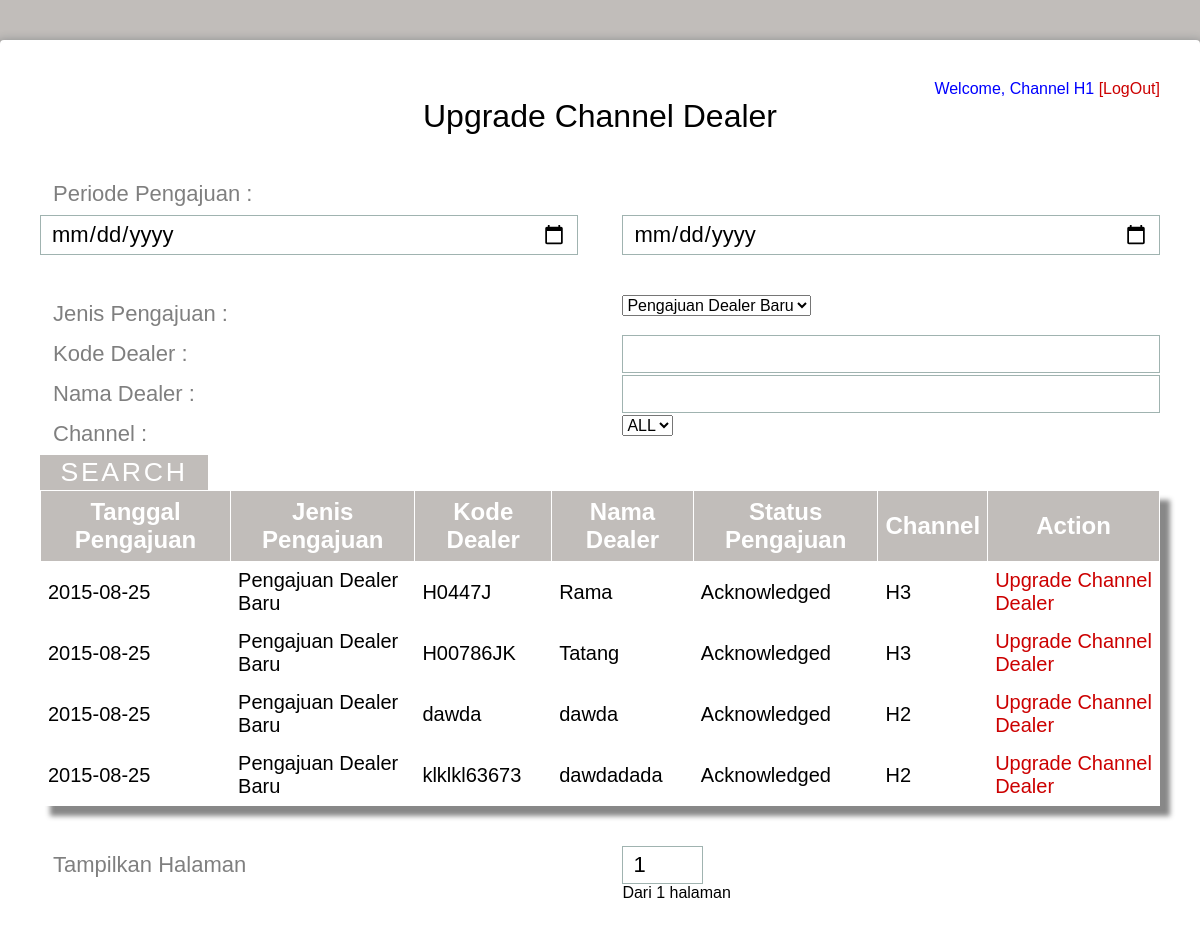
The page /admin_h1/index2.php (signed in) on the database its author committed.
### tables this page shows
CREATE TABLE IF NOT EXISTS `daftar_pengajuan` (
  `id_daftar` int(11) NOT NULL AUTO_INCREMENT,
  `id_admin` int(11) NOT NULL,
  `kode_dealer` varchar(15) NOT NULL,
  `tanggal_pengajuan` date NOT NULL,
  `jenis_pengajuan` varchar(35) NOT NULL,
  `channel` varchar(10) DEFAULT NULL,
  `status_channel` varchar(10) DEFAULT NULL,
  `jam_pengajuan` time NOT NULL,
  `comment_sv` varchar(50) DEFAULT NULL,
  `approval_sv` varchar(30) DEFAULT NULL,
  `nama_sv` varchar(30) NOT NULL,
  `waktu_approval_sv` datetime NOT NULL,
  `comment_manager` varchar(50) DEFAULT NULL,
  `approval_manager` varchar(30) DEFAULT NULL,
  `nama_manager` varchar(30) NOT NULL,
  `waktu_approval_manager` datetime NOT NULL,
  `comment_divhead` varchar(50) DEFAULT NULL,
  `approval_divhead` varchar(30) DEFAULT NULL,
  `nama_divhead` varchar(30) NOT NULL,
  `waktu_approval_divhead` datetime NOT NULL,
  `legalisir_admin` varchar(20) DEFAULT NULL,
  `waktu_legalisir` date NOT NULL,
  `perpanjangan` date DEFAULT NULL,
  PRIMARY KEY (`id_daftar`)
);

CREATE TABLE IF NOT EXISTS `daftar_dealer` (
  `kode_dealer` varchar(15) NOT NULL,
  `nama_dealer` varchar(50) NOT NULL,
  `id_kodepos` int(11) NOT NULL,
  `lokasi` varchar(30) NOT NULL,
  `owner` varchar(30) NOT NULL,
  `kontak` varchar(12) NOT NULL,
  `status_tanah` varchar(30) NOT NULL,
  `akhir_sewa` date DEFAULT NULL,
  `status_dealer` varchar(10) DEFAULT NULL,
  `siop` varchar(50) DEFAULT NULL,
  `tdp` varchar(50) DEFAULT NULL,
  `ktp` varchar(50) DEFAULT NULL,
  `npwp` varchar(50) DEFAULT NULL,
  `ho` varchar(50) DEFAULT NULL,
  `akte` varchar(50) DEFAULT NULL,
  `surat_domisili` varchar(50) DEFAULT NULL,
  `waktucreate` datetime NOT NULL,
  `waktumodify` datetime DEFAULT NULL,
  PRIMARY KEY (`kode_dealer`)
);

### admin_h1/index2.php (the view, shortened to what this page needs)
<?php
if($_SESSION['status']=='admin_h1'){
?>
<!DOCTYPE html>
<html >
  <head>
    <link href='../css/css.css' rel='stylesheet' type='text/css'>
    <link rel="stylesheet" href="css/normalize.css">
    <link rel="stylesheet" href="css/style.css">
  <body>
    <div class="form">
	<div align="right">
	 <a style="color:#00F"> Welcome, <?php echo ($_SESSION['nama']) ?></a>
	  <a href="../login/logout.php" onclick="return confirm('Anda Yakin Logout dari Sistem?')">[LogOut]</a></div>
        <div>
        <div id="pdd">
          <h1>Upgrade Channel Dealer</h1>
          <form id="form-search" method="post">
          <div class="top-row">
            <div class="field-wrap">
              <label>
                Periode Pengajuan :
              </label>
            </div>
              <div class="field-wrap">
                <input type="date" name="date_awal" value=""/>
              </div>
              <div class="field-wrap">
              <input type="date" name="date_akhir" value=""/>
            </div>
          </div>
			<div class="top-row">
          <div class="field-wrap">
            <label>
              Jenis Pengajuan :
            </label>
		  </div>
		  <div class="field-wrap">
            <select name = "jenis_pengajuan">
<option value = "Pengajuan Dealer Baru">Pengajuan Dealer Baru</option>
			</select>
          </div>
		  </div>
          <div class="top-row">
          <div class="field-wrap">
            <label>
              Kode Dealer :
            </label>
		  </div>
		  <div class="field-wrap"><input name="kode_dealer" type="text" value=""/>
          </div>
          </div>
		  <div class="top-row">
          <div class="field-wrap">
            <label>
              Nama Dealer :
            </label>
          </div>
		  <div class="field-wrap">
            <input name="nama_dealer" type="text" value=""/>
          </div>
          </div>
		  <div class="top-row">
          <div class="field-wrap">
            <label>
              Channel :
            </label>
		  </div>
		  <div class="field-wrap">
            <select name = "channel">
															<option value = "">ALL</option>
																									</select>
          </div>
		  </div>
          <button type="submit" class="button button-block"/>Search</button>
          <div class="result">
          <div class="field-wrap">
		  <div class="table" >
                <table>
                    <tr>
                        <td>
                            Tanggal Pengajuan
                        </td>
                        <td >
                            Jenis Pengajuan
                        </td>
                        <td>
                            Kode Dealer
                        </td>
						<td>
                            Nama Dealer
                        </td>
						<td>
                            Status Pengajuan
                        </td>
						<td>
                            Channel
                        </td>
						<td>
                            Action
                        </td>
                    </tr>
                    <?php
					$hasil=mysql_query("select * from daftar_pengajuan a, daftar_dealer b where a.kode_dealer = b.kode_dealer and (a.channel = 'h2' or a.channel = 'h3') and approval_sv = 'Setuju' and approval_manager = 'Setuju' and approval_divhead = 'Setuju' and a.legalisir_admin = 'Complete' and a.jenis_pengajuan = 'Pengajuan Dealer Baru' order by tanggal_pengajuan desc limit 0,10");
					while ($baris = mysql_fetch_array($hasil)){
					echo "
					<tr>
					<td align=center>";echo $baris['tanggal_pengajuan'];echo"</td>
					<td align=center>";echo $baris['jenis_pengajuan'];echo"</td>
					<td align=center>";echo $baris['kode_dealer'];echo"</td>
					<td align=center>";echo $baris['nama_dealer'];echo"</td>
					<td align=center>";if($baris['comment_sv']==null||$baris['approval_sv']==null||$baris['comment_manager']==null||$baris['approval_manager']==null||$baris['comment_divhead']==null||$baris['approval_divhead']==null) echo "In Progress"; else echo "Acknowledged"; echo"</td>
					<td align=center>";echo $baris['channel'];echo"</td>
					<td align=center><a href=upgrade_dealer_h1.php?id="; echo $baris['id_daftar']; echo ">Upgrade Channel Dealer</a></td></tr>";
					}
					$hitung=mysql_query("select * from daftar_pengajuan a, daftar_dealer b where a.kode_dealer = b.kode_dealer and (a.channel = 'h2' or a.channel = 'h3') and approval_sv = 'Setuju' and approval_manager = 'Setuju' and approval_divhead = 'Setuju' and a.legalisir_admin = 'Complete' and a.jenis_pengajuan = 'Pengajuan Dealer Baru' order by tanggal_pengajuan desc");
					$count = 0;
					while ($an = mysql_fetch_array($hitung))
					{
						$count++;
					}
                    ?>
                </table>
            </div>
        </div>
        <div class="top-row" >
          <div class="field-wrap">
          <label>Tampilkan Halaman</label></div>
          <div class="field-wrap">
          <input type="number" style="width:15%" min="1" name="page" max="<?php echo ceil($count/10)?>" value="1" required/><span>Dari <?php echo ceil($count/10) ?> halaman</span>
          </div>
        </div>
        </div>
        </form>
      </div>
</div>
</div>
  </body>
</html>
<?php
}else{
?>
<script>document.location.href="../"</script>
<?php
}
?>

### admin_h1/css/style.css (style rules this page uses)
*, *:before, *:after { box-sizing: border-box; }
html { overflow-y: scroll; }
body { background: #c1bdba; font-family: 'Titillium Web', sans-serif; }
a { text-decoration: none; color: #cc0000; -webkit-transition: .5s ease; transition: .5s ease; }
.form { background: #ffffff; padding: 40px; max-width: 1200px; margin: 40px auto; border-radius: 4px; box-shadow: 0 4px 10px 4px rgba(19, 35, 47, 0.3); }
h1 { text-align: center; color: #000000; font-weight: 300; margin: 0 0 40px; }
label { position: absolute; -webkit-transform: translateY(6px); -ms-transform: translateY(6px); transform: translateY(6px); left: 13px; color: rgba(0, 0, 0, 0.5); -webkit-transition: all 0.25s ease; transition: all 0.25s ease; -webkit-backface-visibility: hidden; pointer-events: none; font-size: 22px; }
input, textarea { font-size: 22px; display: block; width: 100%; height: 100%; padding: 5px 10px; background: none; background-image: none; border: 1px solid #a0b3b0; color: #000000; border-radius: 0; -webkit-transition: border-color .25s ease, box-shadow .25s ease; transition: border-color .25s ease, box-shadow .25s ease; }
.field-wrap { position: relative; margin-bottom: 40px; }
.top-row:after { content: ""; display: table; clear: both; }
.top-row > div { float: left; width: 48%; margin-right: 4%; }
.top-row > div:last-child { margin: 0; }
.button { border: 0; outline: none; border-radius: 0; padding: 2px 0; font-size: 20pt; font-weight: 6; text-transform: uppercase; letter-spacing: .1em; background: #c1bdba; color: #ffffff; -webkit-transition: all 0.5s ease; transition: all 0.5s ease; -webkit-appearance: none; }
.button-block { display: block; width: 15%; }
.table { margin:0px;padding:0px; width:100%; box-shadow: 10px 10px 5px #888888; border:1px solid #ffffff; -moz-border-radius-bottomleft:0px; -webkit-border-bottom-left-radius:0px; border-bottom-left-radius:0px; -moz-border-radius-bottomright:0px; -webkit-border-bottom-right-radius:0px; border-bottom-right-radius:0px; -moz-border-radius-topright:0px; -webkit-border-top-right-radius:0px; border-top-right-radius:0px; -moz-border-radius-topleft:0px; -webkit-border-top-left-radius:0px; border-top-left-radius:0px; }
.table table { border-collapse: collapse; border-spacing: 0; width:100%; height:100%; margin:0px;padding:0px; }
.table tr:last-child td:last-child { -moz-border-radius-bottomright:0px; -webkit-border-bottom-right-radius:0px; border-bottom-right-radius:0px; }
.table table tr:first-child td:first-child { -moz-border-radius-topleft:0px; -webkit-border-top-left-radius:0px; border-top-left-radius:0px; }
.table table tr:first-child td:last-child { -moz-border-radius-topright:0px; -webkit-border-top-right-radius:0px; border-top-right-radius:0px; }
.table tr:last-child td:first-child { -moz-border-radius-bottomleft:0px; -webkit-border-bottom-left-radius:0px; border-bottom-left-radius:0px; }
.table td { vertical-align:middle; background-color:#ffffff; border:1px solid #ffffff; border-width:0px 1px 1px 0px; text-align:left; padding:7px; font-size:20px; font-family:Arial; font-weight:normal; color:#000000; }
.table tr:last-child td { border-width:0px 1px 0px 0px; }
.table tr td:last-child { border-width:0px 0px 1px 0px; }
.table tr:last-child td:last-child { border-width:0px 0px 0px 0px; }
.table tr:first-child td { background:-o-linear-gradient(bottom, #c1bdba 5%, #c1bdba 100%); background:-webkit-gradient( linear, left top, left bottom, color-stop(0.05, #c1bdba), color-stop(1, #c1bdba) ); background:-moz-linear-gradient( center top, #c1bdba 5%, #c1bdba 100% ); filter:progid:DXImageTransform.Microsoft.gradient(startColorstr="#c1bdba", endColorstr="#c1bdba"); background: -o-linear-gradient(top,#c1bdba,c1bdba); background-color:#c1bdba; border:0px solid #ffffff; text-align:center; border-width:0px 0px 1px 1px; font-size:24px; font-family:Arial; font-weight:bold; color:#ffffff; }
.table tr:first-child td:first-child { border-width:0px 0px 1px 0px; }
.table tr:first-child td:last-child { border-width:0px 0px 1px 1px; }

### rows shown on the page
daftar_pengajuan: tanggal_pengajuan "2015-08-25", jenis_pengajuan "Pengajuan Dealer Baru", kode_dealer.kode_dealer "H0447J", kode_dealer.nama_dealer "Rama", comment_sv "Acknowledged", channel "H3"
daftar_pengajuan: tanggal_pengajuan "2015-08-25", jenis_pengajuan "Pengajuan Dealer Baru", kode_dealer.kode_dealer "H00786JK", kode_dealer.nama_dealer "Tatang", comment_sv "Acknowledged", channel "H3"
daftar_pengajuan: tanggal_pengajuan "2015-08-25", jenis_pengajuan "Pengajuan Dealer Baru", kode_dealer.kode_dealer "dawda", kode_dealer.nama_dealer "dawda", comment_sv "Acknowledged", channel "H2"
daftar_pengajuan: tanggal_pengajuan "2015-08-25", jenis_pengajuan "Pengajuan Dealer Baru", kode_dealer.kode_dealer "klklkl63673", kode_dealer.nama_dealer "dawdadada", comment_sv "Acknowledged", channel "H2"

### other values the page prints
$_SESSION['nama'] "Channel H1"
ceil($count/10) "1"
